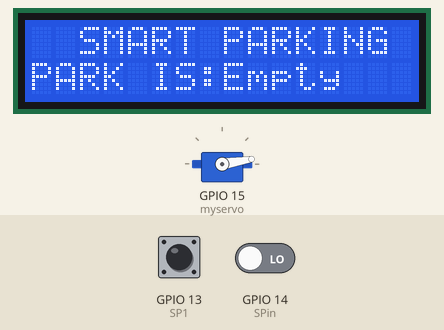
Bench run of a sketch on a simulated ESP8266 (NodeMCU). Shown: 16×2 character LCD, servo. Inputs (shaded band) come from the test bench; at power-on: GPIO 13 (SP1) HIGH, GPIO 14 (SPin) LOW. What the sketch prints to the serial monitor is not drawn.

Above: at 0.24 s.
At 8.6 s:
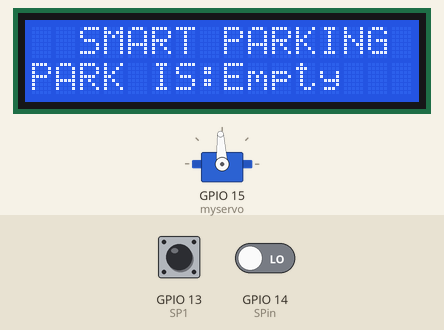
At 19.76 s:
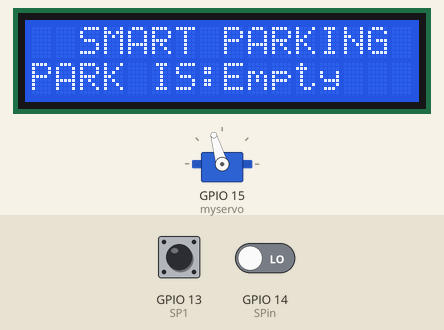
At 37.6 s:
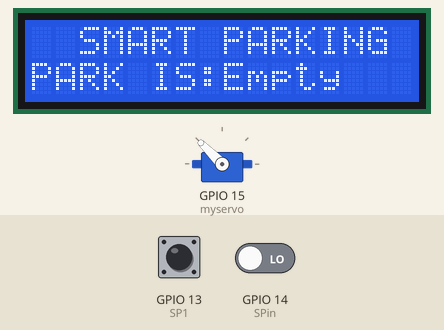
Timing chart, 0 to 39.1 s (numbered marks = the images above):
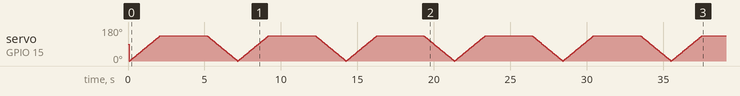

The sketch:

Smart_Park_Over_WiFi_and_Flutter.ino
```cpp
#include <ESP8266WebServer.h>
#include <Servo.h>
#include <Wire.h>
#include <LCD_I2C.h>

LCD_I2C lcd(0x27, 16, 2);

const char* ssid = "SMART PARK";
const char* password = "12345678";

Servo myservo;
int pos = 0;

#define SP1 13  //s3
#define SP2 16  //d0
#define SP3 0   //d3
#define SP4 2   //d4

#define SPin 14    //d5
#define SPout 12   //d6

ESP8266WebServer server(80);

void work1(){
      int P1= digitalRead(SP1);

      if(P1 ==LOW){
      server.send(200,"text/plain","P1OFF");
      }else if (P1 ==HIGH){
      server.send(200,"text/plain","P1ON ");
      }
     }
void work2(){
    int P2= digitalRead(SP2);

    if(P2 ==LOW){
      server.send(200,"text/plain","P2OFF");
      }else if (P2 ==HIGH){
      server.send(200,"text/plain","P2ON ");
      }
     }
void work3(){
    int P3= digitalRead(SP3);

    if(P3 ==LOW){
      server.send(200,"text/plain","P3OFF");
      }else if (P3 ==HIGH){
      server.send(200,"text/plain","P3ON ");
      }
     }
void work4(){
     int P4= digitalRead(SP4);

      if(P4 ==LOW){
      server.send(200,"text/plain","P4OFF");
      }else if (P4 ==HIGH){
      server.send(200,"text/plain","P4ON ");
      }
     }

void setup() {

Serial.begin(115200);

lcd.begin();
lcd.backlight();
lcd.clear();
lcd.setCursor(2,0);
lcd.print("SMART PARKING");
lcd.setCursor(0,1);
lcd.print("PARK IS:");

WiFi.disconnect();

WiFi.softAP(ssid, password);
WiFi.setOutputPower(20.5);

myservo.attach(15);   //d8

pinMode(SP1,INPUT);
pinMode(SP2,INPUT);
pinMode(SP3,INPUT);
pinMode(SP4,INPUT);

pinMode(SPin,INPUT);
pinMode(SPout,INPUT);

server.on("/work1",work1);
server.on("/work2",work2);
server.on("/work3",work3);
server.on("/work4",work4);

server.begin();

Serial.println(ssid);
IPAddress myIP = WiFi.softAPIP();
Serial.print("AP IP address: ");
Serial.println(myIP);
}

void loop() {
server.handleClient();

 if(digitalRead(SP1)==HIGH || digitalRead(SP2)==HIGH || digitalRead(SP3)==HIGH || digitalRead(SP4)==HIGH ){
   lcd.setCursor(8,1);
   lcd.print("Empty");
  if(digitalRead(SPin)== LOW || digitalRead(SPout)== LOW){
  for (pos = 0; pos <= 135; pos += 1) {
    myservo.write(pos);
    delay(15);
  }
  delay(3000);
  for (pos = 135; pos >= 0; pos -= 1) {
    myservo.write(pos);
    delay(15);
  }
   }
  }else if(digitalRead(SP1) ==LOW && digitalRead(SP2) ==LOW && digitalRead(SP3) ==LOW && digitalRead(SP4) ==LOW){
    delay(10);
    lcd.setCursor(8,1);
    lcd.print("Full ");
   }
}
```
